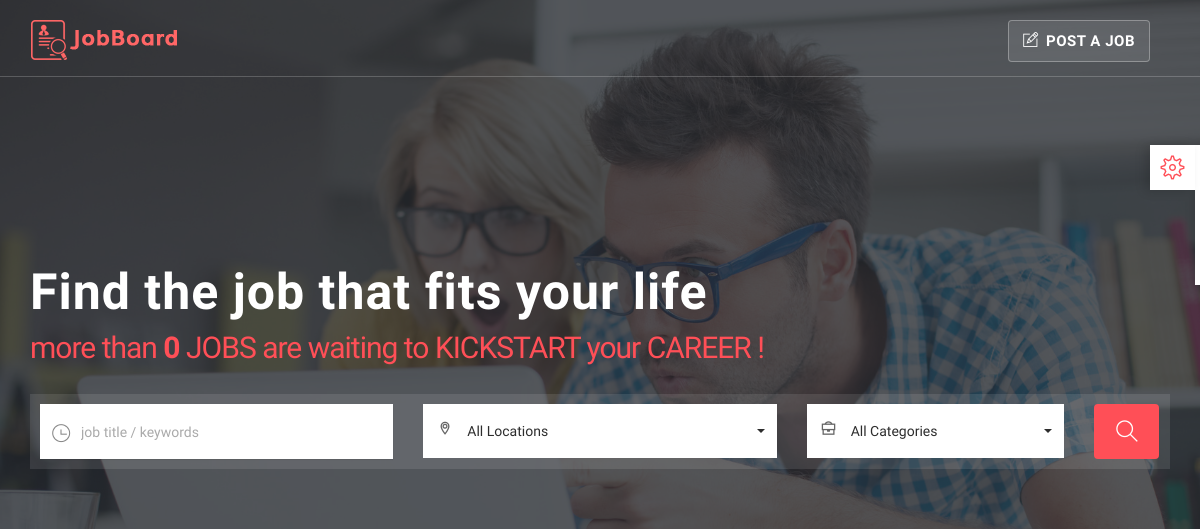
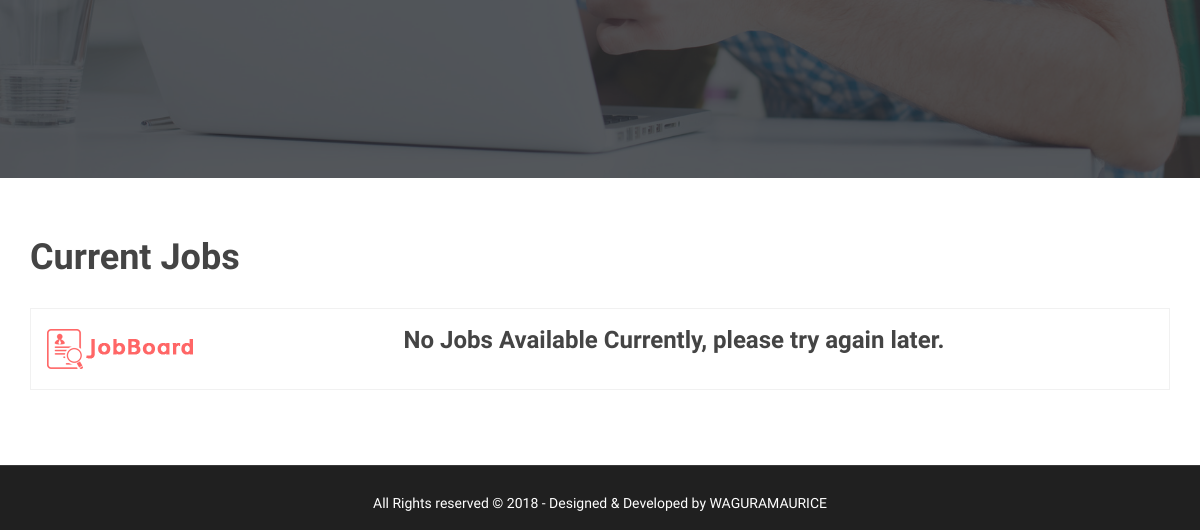
Before: / with the older database file (2 pictures, top to bottom).
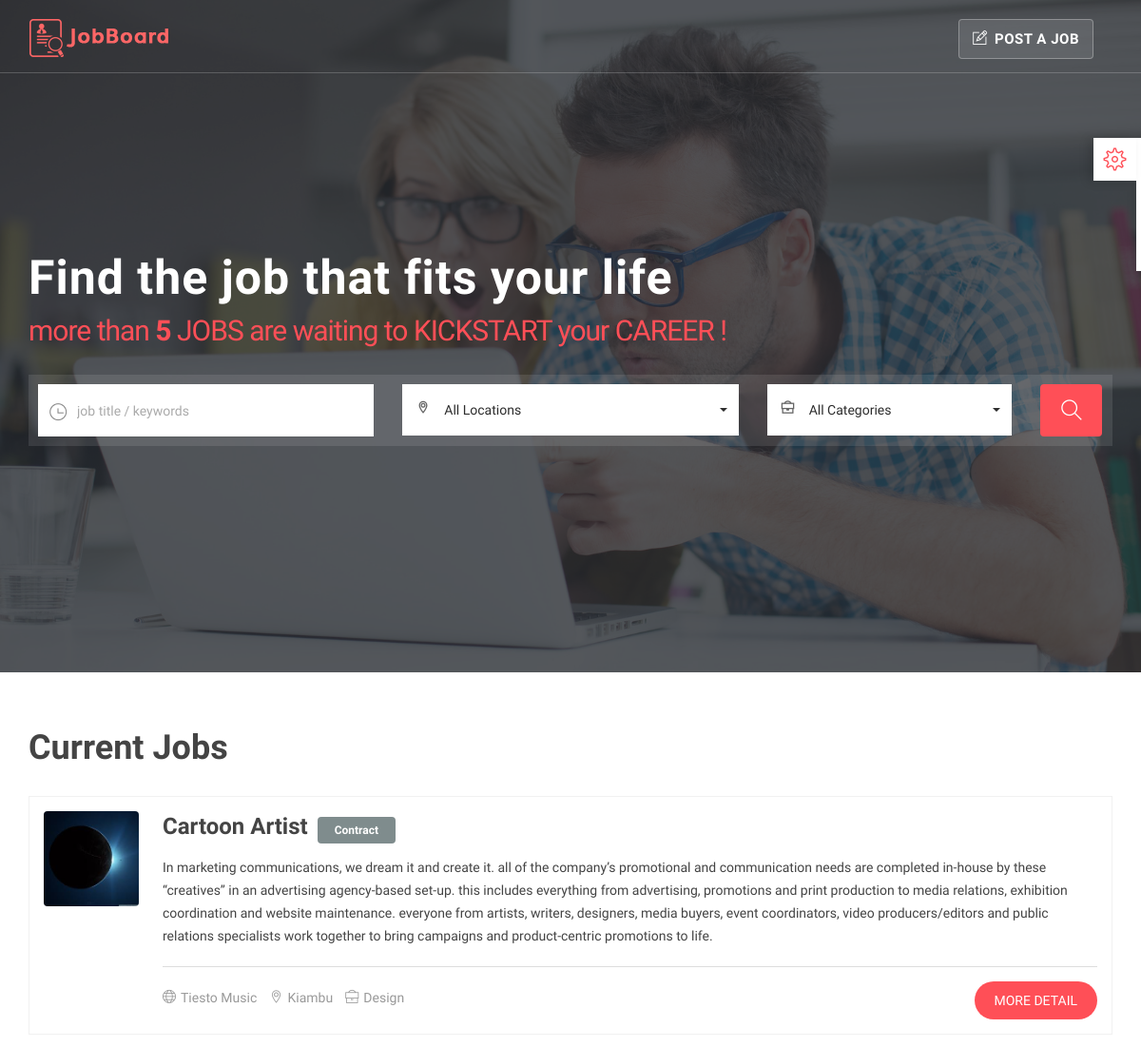
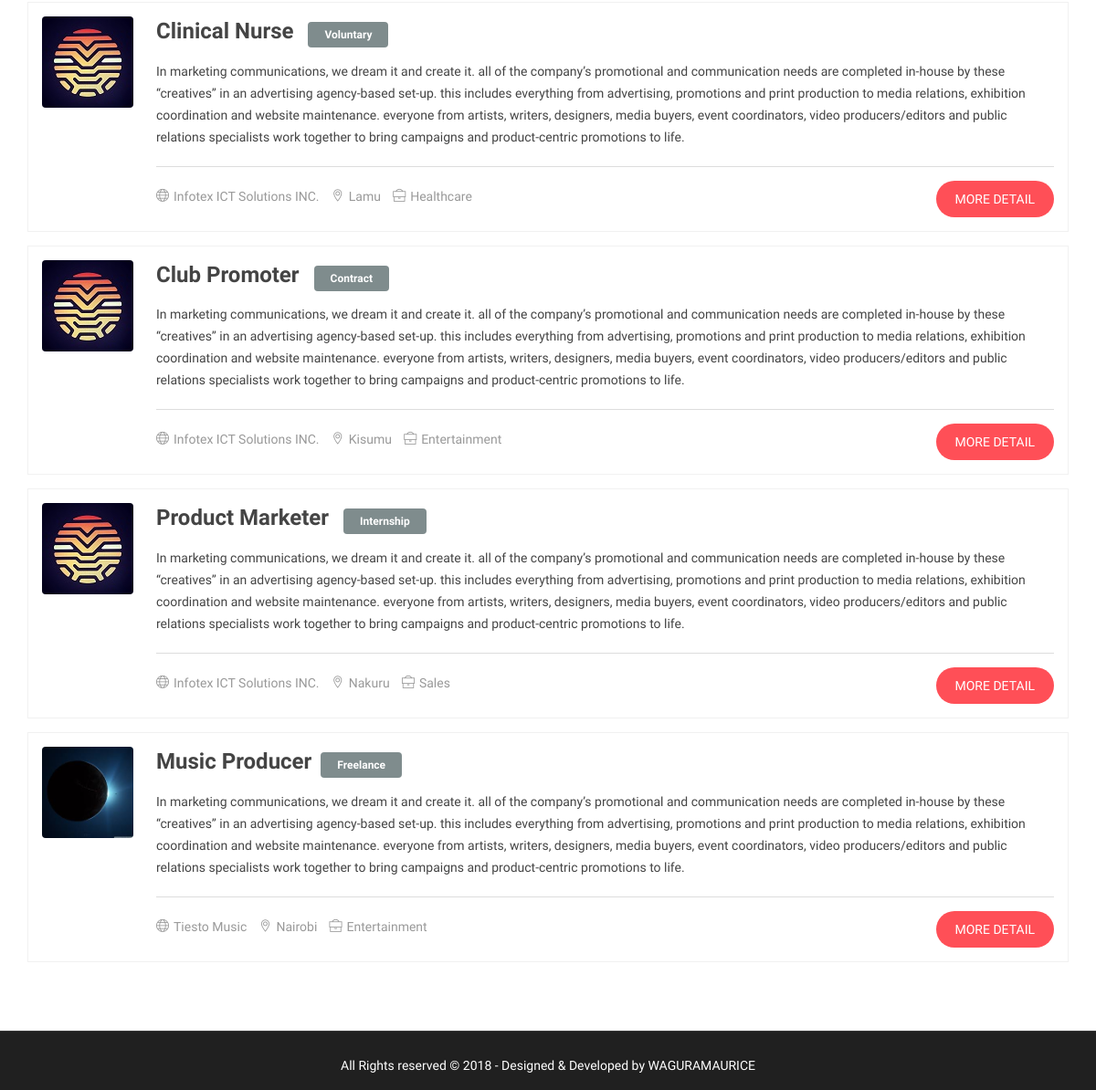
After: the same page with the newer database file (2 pictures, top to bottom).
### tables this page shows
CREATE TABLE `job` (
  `id` int(11) NOT NULL,
  `tittle` varchar(255) NOT NULL,
  `overview` longtext NOT NULL,
  `qualification` longtext NOT NULL,
  `responsibilities` longtext NOT NULL,
  `requirements` longtext NOT NULL,
  `category` varchar(255) NOT NULL,
  `wType` varchar(255) NOT NULL,
  `location` varchar(255) NOT NULL,
  `postDate` timestamp NOT NULL DEFAULT CURRENT_TIMESTAMP,
  `deadline` date NOT NULL,
  `employer_id` int(11) NOT NULL
);

CREATE TABLE `employer` (
  `id` int(11) NOT NULL,
  `email` varchar(255) NOT NULL,
  `password` varchar(255) NOT NULL,
  `company` varchar(255) NOT NULL,
  `logo` varchar(255) NOT NULL,
  `joinDate` timestamp NOT NULL DEFAULT CURRENT_TIMESTAMP,
  `status` varchar(255) NOT NULL
);

### lib/dbConfig.php (called while the page is built, shortened)
<?php
$servername = "localhost";
$username   = "root";
$password   = "toor";
$dbname     = "busara";
$connection = new mysqli($servername, $username, $password, $dbname);
$connection->set_charset("utf8");
include('functions.php');
$userClass = new userClass($connection);
?>

### lib/functions.php (the view, shortened to what the changed rows need)
<?php
class userClass {
	private $_db;
	public function __construct($connection) {
		$this->_db = $connection;
	}
	public function employer($id, $value) {
		$Query  = "SELECT * FROM `employer` WHERE `id` = '$id'";
		$Result = $this->_db->query($Query);
		$Row    = $Result->fetch_assoc();
		return $Row[$value];
	}
	public function jobs($value = NULL, $sql = NULL) {
		if ($sql != NULL) {
			$Query  = $sql;
		} else {
			$Query  = "SELECT * FROM `job` WHERE `deadline` > NOW() ORDER BY `id` DESC";
		}
		$Result = $this->_db->query($Query);
		if ($value == "Count") {
			return $this->totalCount($Result);
		} else {
			if($this->totalCount($Result) == 0) {
				return "
				<div class=\"job-list\" style=\"width: 100%;\">
					<div class=\"thumb\"><img src=\"assets/img/logo.png\" alt=\"".APPNAME."\"></div>
					<div class=\"job-list-content\">
						<h4 align=\"center\">No Jobs Available Currently, please try again later.</h4>
					</div>
				</div>";
			} else {
				$jobs = NULL;
				while($Row = $Result->fetch_assoc()) {
					$jobs .= "
					<div class=\"job-list\" style=\"width: 100%;\">
						<div class=\"thumb\">
							<a href=\"job-details.php?x=". $Row['id'] ."&y=". $Row['employer_id'] ."\"><img src=\"uploads/logos/". $this->employer($Row['employer_id'], 'logo') ."\" width=\"100px\" height=\"100px\" alt=\"".APPNAME."\"></a>
						</div>
						<div class=\"job-list-content\">
							<h4><a href=\"job-details.php?x=". $Row['id'] ."&y=". $Row['employer_id'] ."\">". ucwords($Row['tittle']) ."</a><span class=\"part-time\">". ucwords($Row['wType']) ."</span></h4>
							<p>". ucfirst($Row['overview']) ."</p>
							<div class=\"job-tag\">
								<div class=\"pull-left\">
									<div class=\"meta-tag\">
										<span><i class=\"ti-world\"></i>". ucwords($this->employer($Row['employer_id'], 'company')) ."</span>
										<span><i class=\"ti-location-pin\"></i>". ucwords($Row['location']) ."</span>
										<span><i class=\"ti-briefcase\"></i>". ucwords($Row['category']) ."</span>
									</div>
								</div>
								<div class=\"pull-right\">
									<a href=\"job-details.php?x=". $Row['id'] ."&y=". $Row['employer_id'] ."\" class=\"btn btn-common btn-rm\">More Detail</a>
								</div>
							</div>
						</div>
					</div>";
				}
				return $jobs;
			}
		}
	}
	public function totalCount($value){
		return $value->num_rows;
	}
}
?>

### lib/header.php (shortened to what the changed rows need)
<!DOCTYPE html>
<html lang="en">
<head>
<link rel="stylesheet" href="assets/css/bootstrap.min.css" type="text/css">
<link rel="stylesheet" href="assets/css/jasny-bootstrap.min.css" type="text/css">
<link rel="stylesheet" href="assets/css/bootstrap-select.min.css" type="text/css">
<link rel="stylesheet" href="assets/css/material-kit.css" type="text/css">
<link rel="stylesheet" href="assets/fonts/font-awesome.min.css" type="text/css">
<link rel="stylesheet" href="assets/fonts/themify-icons.css">
<link rel="stylesheet" href="assets/css/color-switcher.css" type="text/css">
<link rel="stylesheet" href="assets/extras/animate.css" type="text/css">
<link rel="stylesheet" href="assets/extras/owl.carousel.css" type="text/css">
<link rel="stylesheet" href="assets/extras/owl.theme.css" type="text/css">
<link rel="stylesheet" href="assets/extras/settings.css" type="text/css">
<link rel="stylesheet" href="assets/froala_editor/css/froala_editor.min.css" type="text/css">
<link rel="stylesheet" href="assets/froala_editor/css/froala_editor.pkgd.css" type="text/css">
<link rel="stylesheet" href="assets/froala_editor/css/froala_style.min.css" type="text/css">
<link rel="stylesheet" href="assets/css/slicknav.css" type="text/css">
<link rel="stylesheet" href="assets/css/main.css" type="text/css">
<link rel="stylesheet" href="assets/css/responsive.css" type="text/css">
<link rel="stylesheet" type="text/css" href="assets/css/colors/red.css" media="screen" />
</head>
<body>
<div class="header">
<section id="intro" class="section-intro">
<div class="search-container">
<div class="container">
<div class="row">
<div class="col-md-12">
<h1>Find the job that fits your life</h1><br><h2>more than <strong><?= number_format($userClass->jobs("Count")); ?></strong> JOBS are waiting to KICKSTART your CAREER !</h2>
</div>
</div>
</div>
</div>
</section>
</div>

Changed rows visible on the page:
now on this page (row edited): job: employer.logo (picture), tittle "Cartoon Artist", wType "Contract", overview "In marketing communications, we dream it and create it. all of the company’s promotional and communication needs are completed in-house by these “creatives” in an advertising agency-based set-up. this includes everything from advertising, promotions and print production to media relations, exhibition coordination and website maintenance. everyone from artists, writers, designers, media buyers, event coordinators, video producers/editors and public relations specialists work together to bring campaigns and product-centric promotions to life.", employer.company "Tiesto Music", location "Kiambu", category "Design"
now on this page (row edited): job: employer.logo (picture), tittle "Clinical Nurse", wType "Voluntary", overview "In marketing communications, we dream it and create it. all of the company’s promotional and communication needs are completed in-house by these “creatives” in an advertising agency-based set-up. this includes everything from advertising, promotions and print production to media relations, exhibition coordination and website maintenance. everyone from artists, writers, designers, media buyers, event coordinators, video producers/editors and public relations specialists work together to bring campaigns and product-centric promotions to life.", employer.company "Infotex ICT Solutions INC.", location "Lamu", category "Healthcare"
now on this page (row edited): job: employer.logo (picture), tittle "Club Promoter", wType "Contract", overview "In marketing communications, we dream it and create it. all of the company’s promotional and communication needs are completed in-house by these “creatives” in an advertising agency-based set-up. this includes everything from advertising, promotions and print production to media relations, exhibition coordination and website maintenance. everyone from artists, writers, designers, media buyers, event coordinators, video producers/editors and public relations specialists work together to bring campaigns and product-centric promotions to life.", employer.company "Infotex ICT Solutions INC.", location "Kisumu", category "Entertainment"
now on this page (row edited): job: employer.logo (picture), tittle "Product Marketer", wType "Internship", overview "In marketing communications, we dream it and create it. all of the company’s promotional and communication needs are completed in-house by these “creatives” in an advertising agency-based set-up. this includes everything from advertising, promotions and print production to media relations, exhibition coordination and website maintenance. everyone from artists, writers, designers, media buyers, event coordinators, video producers/editors and public relations specialists work together to bring campaigns and product-centric promotions to life.", employer.company "Infotex ICT Solutions INC.", location "Nakuru", category "Sales"
now on this page (row edited): job: employer.logo (picture), tittle "Music Producer", wType "Freelance", overview "In marketing communications, we dream it and create it. all of the company’s promotional and communication needs are completed in-house by these “creatives” in an advertising agency-based set-up. this includes everything from advertising, promotions and print production to media relations, exhibition coordination and website maintenance. everyone from artists, writers, designers, media buyers, event coordinators, video producers/editors and public relations specialists work together to bring campaigns and product-centric promotions to life.", employer.company "Tiesto Music", location "Nairobi", category "Entertainment"
Other visible differences:
$userClass->jobs("Count"): "0" → "5"
text no longer shown: "No Jobs Available Currently, please try again later."
